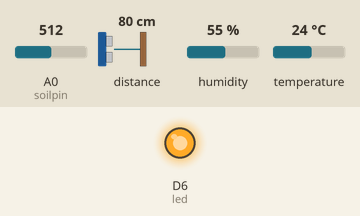
The sketch below on a simulated ESP8266 (NodeMCU). On the bench: output pins drawn as LEDs (lit = HIGH). Wiring (inferred from the names in the program): ultrasonic range finder: trigger D2; echo D3. The test bench sets the inputs (shaded band); at power-on: distance to the obstacle 80 cm, A0 (soilpin) = 512, humidity 55 %, temperature 24 °C. The echo pulse lasts 58.3 µs per cm; WiFi joins after 1.5 s; servers stay silent unless stated; pins used as bus, display or sensor lines are not drawn; what the sketch prints to the serial monitor is not drawn.

Above: at 3.0 s.
3.1 s: distance to the obstacle set to 32 cm
4.6 s: distance to the obstacle set to 26 cm
At 5.0 s:
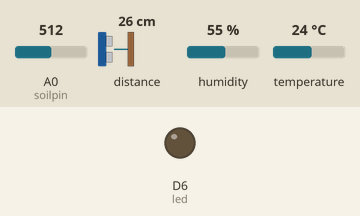
6.1 s: distance to the obstacle set to 35 cm
At 7.3 s:
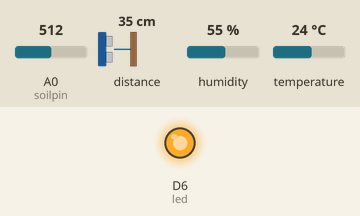
7.6 s: distance to the obstacle set to 2 cm
At 8.5 s:
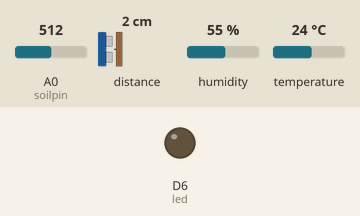
Timing chart, 0 to 10.1 s (numbered marks = the images above; inputs shaded):
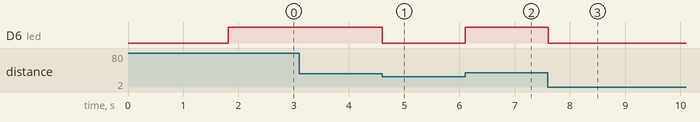

The sketch:

blynk.ino
```cpp
#include<ESP8266WiFi.h>
#include<Blynk.h>
//#include <Adafruit_Sensor.h>
//#include<SPI.h>
#include<DHT.h>// for DHT11 sensor
#include<BlynkSimpleEsp8266.h>
//#include<version.h>
#define DHTPIN D4
#define DHTTYPE DHT11
DHT dht(DHTPIN,DHTTYPE);
char name1[]="Eska";
char pass[]="eska#2021";
char host[]="sYwqDenX17QOYl8vOna0LbaQGZpIIq60";
 //solnoide valve
// int solnoidepin=4;
//soil moisture sensor
const int soilpin=A0;
 int soilvalue=0;
 int value=0;
//Ultrasonic sesor
const int limit=30;
const int trig=D2;
const int eco=D3;
const int led=D6;
// const int buzzer=4;
float duration;
float distance;

void setup() {
  Serial.begin(115200);
  Blynk.begin(host,name1,pass);
  Serial.println("connecting to ");
  Serial.println(name1);
  WiFi.begin(name1,pass);
  while(WiFi.status()!=WL_CONNECTED){
    delay(500);
    Serial.println(".");
  }
  Serial.println("Connected");

  //Ultrasonic
  pinMode(led,OUTPUT);
  pinMode(trig,OUTPUT);
  pinMode(eco,INPUT);
//  pinMode(buzzer,OUTPUT);
 // pinMode(solnoidepin,OUTPUT);
  //DHT11 sensor
  dht.begin();


}

void loop() {
// Blynk.run();
  // soil moiture senor
  soilvalue=analogRead(soilpin);
   Serial.println("soil moiture sensor value:");
   Serial.println(soilvalue);
   Blynk.virtualWrite(V2,soilvalue);
  // if(soilvalue>&& value==0){
  //  Serial.println("water your planet");
  //  Blynk.notify("Water your planet");//send notification
  //  value=1;
   // delay(500);
   //}
  // else if(soilvalue==1&&value==1){
   // Serial.println("Planet has not been watered yet");
   // delay(500);
   //}
  // else{
  //  Serial.println("Planet does not need water");
  //  value=0;
  //  delay(500);
  // }

   //ultrasonic
   digitalWrite(trig,LOW);
   delayMicroseconds(5);
    digitalWrite(trig,HIGH);
   delayMicroseconds(5);
    digitalWrite(trig,LOW);
   duration=pulseIn(eco,HIGH);
   distance=duration/29/2;
   Serial.println("");
   Serial.print("Distance:");
   Serial.println(distance);
   if (distance <limit){
    digitalWrite(led,LOW);
   // digitalWrite(buzzer,HIGH);
   }
   else{
    digitalWrite(led,HIGH);
   // digitalWrite(buzzer,LOW);
   }
   //DHT11 sensor
   float hum=dht.readHumidity();
   float temp=dht.readTemperature();
   if (isnan(hum) || isnan(temp)) {
    Serial.println("Failed to read from DHT sensor!");
    return;
   }// for
   Serial.println("Humidity:");
   Serial.println(hum);
   Serial.println("Temperature:");
   Serial.println(temp);
   Blynk.virtualWrite(V5,hum);
    Blynk.virtualWrite(V6,temp);
    /* solnoidevalve
    if(Blynk.digitalRead((D0)==1)){
     digitalWrite(solnoidepin,LOW);
      Serial.println("water is ON");
   }
    else if(Blynk.digitalRead((D0)==0)){
     digitalWrite(solnoidepin,HIGH);
      Serial.println("water is OFF");
    }
    */


}
```

Measured:
- the behaviour switches between 30 and 29 cm on distance to the obstacle (found by bisection; images 0 and 1)
- after the input at 4.6 s, D6 (led): HIGH → LOW at once
- after the input at 6.1 s, D6 (led): LOW → HIGH at once
- after the input at 7.6 s, D6 (led): HIGH → LOW at once
